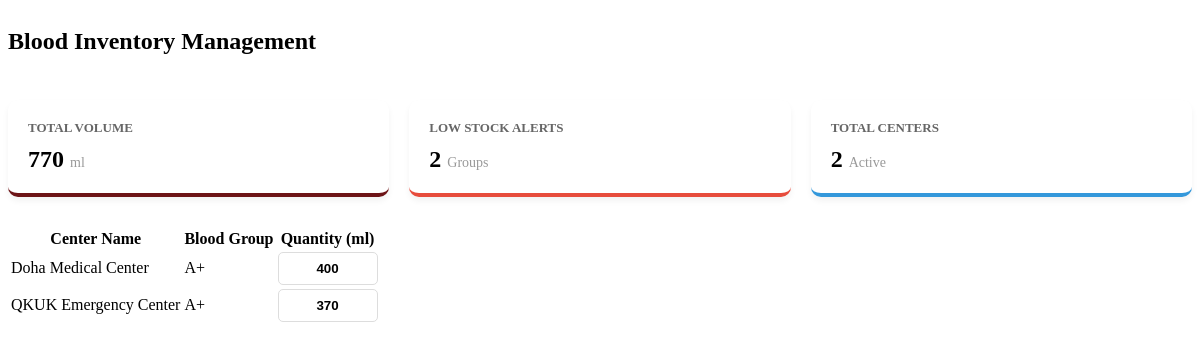
The app's page /dashboard/dashboardPages/bloodInventory.php with its own data.
### tables this page shows
CREATE TABLE `blood_inventory` (
  `id` int(11) NOT NULL,
  `center_id` int(11) NOT NULL,
  `blood_group_id` int(11) NOT NULL,
  `quantity_ml` int(11) DEFAULT 0
);

CREATE TABLE `blood_centers` (
  `id` int(11) NOT NULL,
  `center_name` varchar(100) NOT NULL,
  `img_src` varchar(255) DEFAULT NULL,
  `city` varchar(100) NOT NULL,
  `phone_number` varchar(50) DEFAULT NULL,
  `description` text DEFAULT NULL,
  `map_link` text DEFAULT NULL
);

CREATE TABLE `blood_groups` (
  `id` int(11) NOT NULL,
  `group_name` varchar(5) NOT NULL
);

### config.php (called while the page is built)
<?php
class Database {
    private $host = 'localhost';
    private $dbname = 'blood_bank_management_system';
    private $username = 'root';
    private $password = '';
    private $conn;
    public function __construct() {
        try {
            $dsn = "mysql:host={$this->host};dbname={$this->dbname}";
            $this->conn = new PDO($dsn, $this->username, $this->password);
            $this->conn->setAttribute(PDO::ATTR_ERRMODE, PDO::ERRMODE_EXCEPTION);
        } catch(PDOException $e) {
            die("Connection failed: " . $e->getMessage());
        }
    }
    public function getConnection(): PDO {
        return $this->conn;
    }
}
?>

### crud/inventory/inventoryLogic.php (called while the page is built, shortened)
<?php
class Inventory {
    private $conn;
    private $table_name = "blood_inventory";
    public function __construct($db) {
        $this->conn = $db;
    }
    public function getFullInventory() {
        $query = "SELECT bi.quantity_ml, bc.center_name, bg.group_name
                  FROM " . $this->table_name . " bi
                  JOIN blood_centers bc ON bi.center_id = bc.id
                  JOIN blood_groups bg ON bi.blood_group_id = bg.id
                  ORDER BY bc.center_name ASC, bg.group_name ASC";
        $stmt = $this->conn->prepare($query);
        $stmt->execute();
        return $stmt->fetchAll(PDO::FETCH_ASSOC);
    }
    public function getInventoryStats() {
        $query = "SELECT
                    SUM(quantity_ml) as total_volume,
                    COUNT(DISTINCT center_id) as total_centers,
                    (SELECT COUNT(*) FROM " . $this->table_name . " WHERE quantity_ml < 2000) as low_stock_count
                  FROM " . $this->table_name;
        $stmt = $this->conn->prepare($query);
        $stmt->execute();
        return $stmt->fetch(PDO::FETCH_ASSOC);
    }
}
?>

### dashboard/dashboardPages/bloodInventory.php (the view, shortened to what this page needs)
<?php
include "../config.php";
include "../crud/inventory/inventoryLogic.php";
$db = new Database();
$inventoryObj = new Inventory($db->getConnection());
$stats = $inventoryObj->getInventoryStats();
$inventoryData = $inventoryObj->getFullInventory();
?>
<div class="inventoryWrapper">
    <div class="inventoryHeader">
        <h2>Blood Inventory Management</h2>
    </div>
    <div class="inventoryStats">
        <div class="invStatCard">
            <h4>Total Volume</h4>
            <p><?php echo $stats['total_volume'] ?? 0; ?> <span>ml</span></p>
        </div>
        <div class="invStatCard warning">
            <h4>Low Stock Alerts</h4>
            <p><?php echo $stats['low_stock_count'] ?? 0; ?> <span>Groups</span></p>
        </div>
        <div class="invStatCard info">
            <h4>Total Centers</h4>
            <p><?php echo $stats['total_centers'] ?? 0; ?> <span>Active</span></p>
        </div>
    </div>
    <div class="tableContainer">
        <table class="styledTable">
            <thead>
                <tr>
                    <th>Center Name</th>
                    <th>Blood Group</th>
                    <th>Quantity (ml)</th>
                </tr>
            </thead>
            <tbody>
                <?php if (!empty($inventoryData)): ?>
                    <?php foreach ($inventoryData as $row): ?>
                        <tr>
                            <td><?php echo $row['center_name']; ?></td>
                            <td>
                                <span class="bloodBadge"><?php echo $row['group_name']; ?></span>
                            </td>
                            <td>
                                <input type="text" class="inlineInput" value="<?php echo $row['quantity_ml']; ?>" readonly>
                            </td>
                        </tr>
                    <?php endforeach; ?>
                <?php else: ?>
                    <tr>
                        <td colspan="3" style="text-align: center;">No blood inventory records found.</td>
                    </tr>
                <?php endif; ?>
            </tbody>
        </table>
    </div>
</div>

### records on screen
blood_inventory: center.center_name "Doha Medical Center", blood_group.group_name "A+", quantity_ml "400"
blood_inventory: center.center_name "QKUK Emergency Center", blood_group.group_name "A+", quantity_ml "370"

### other values on screen
$stats['total_volume'] "770"
$stats['low_stock_count'] "2"
$stats['total_centers'] "2"
